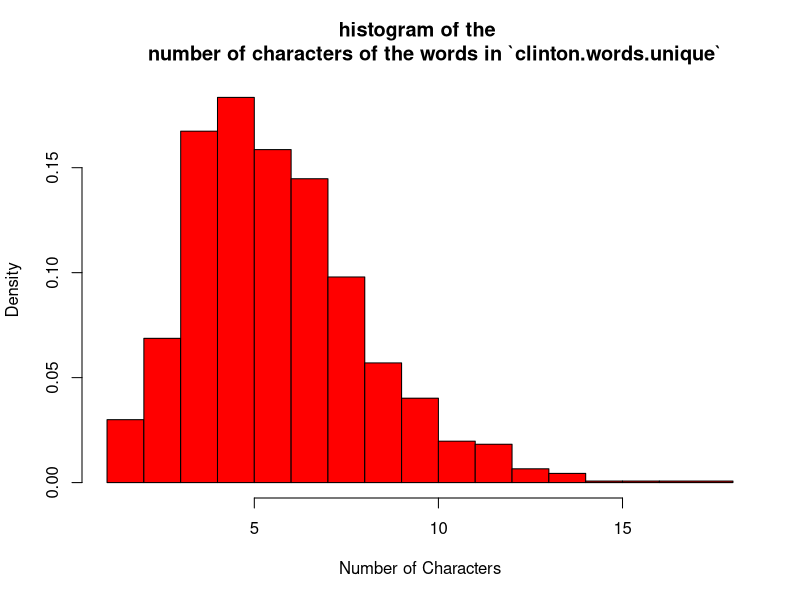
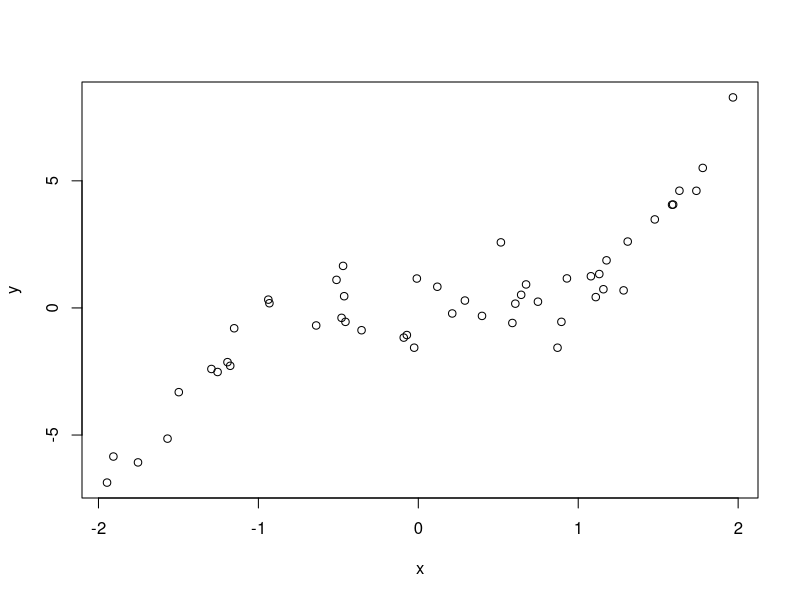
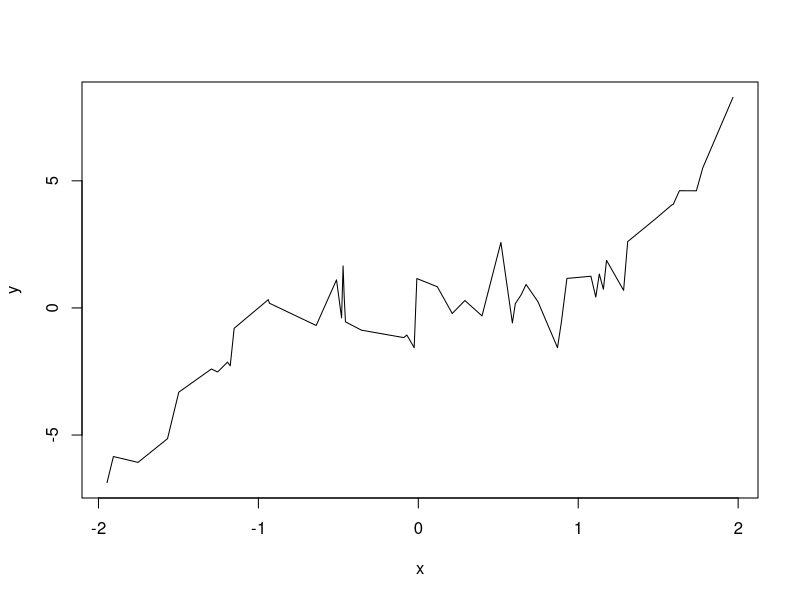
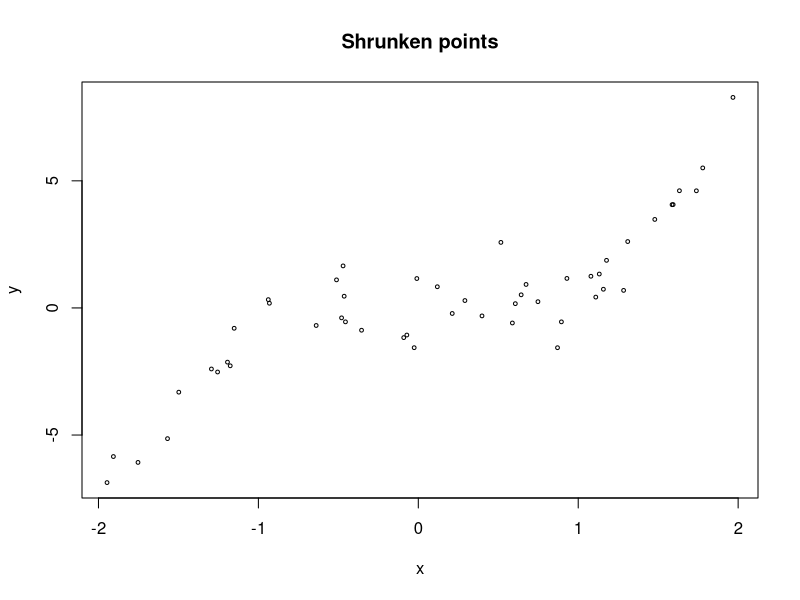
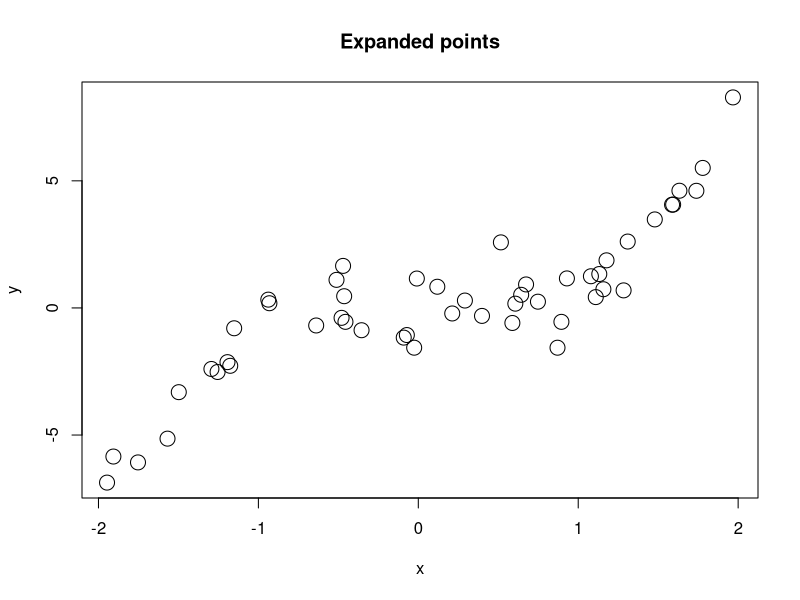
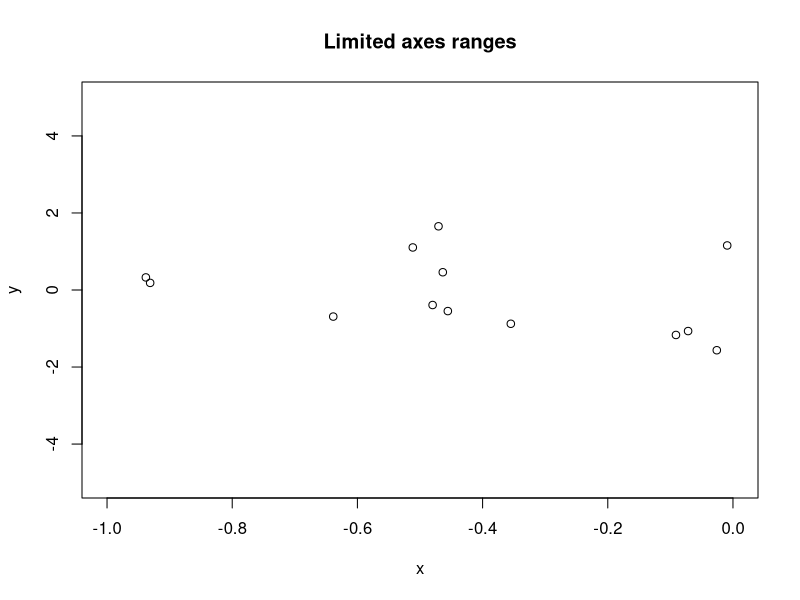
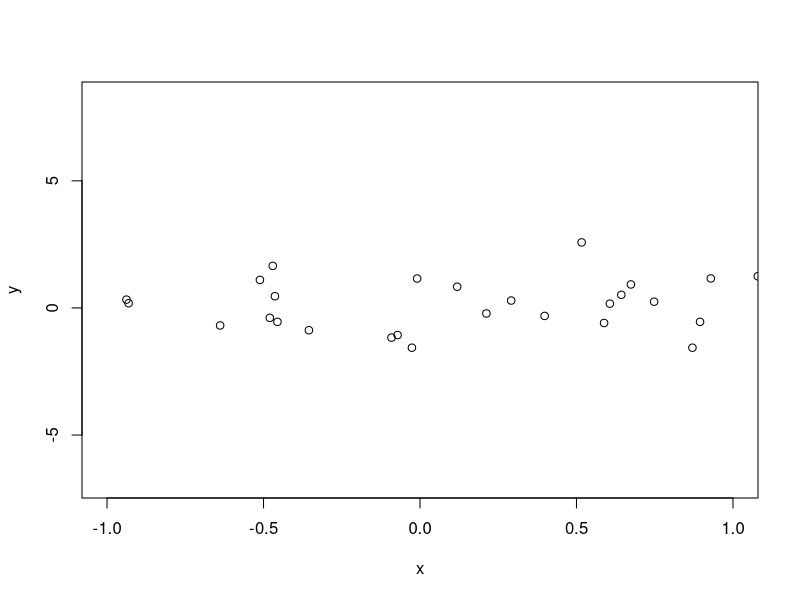
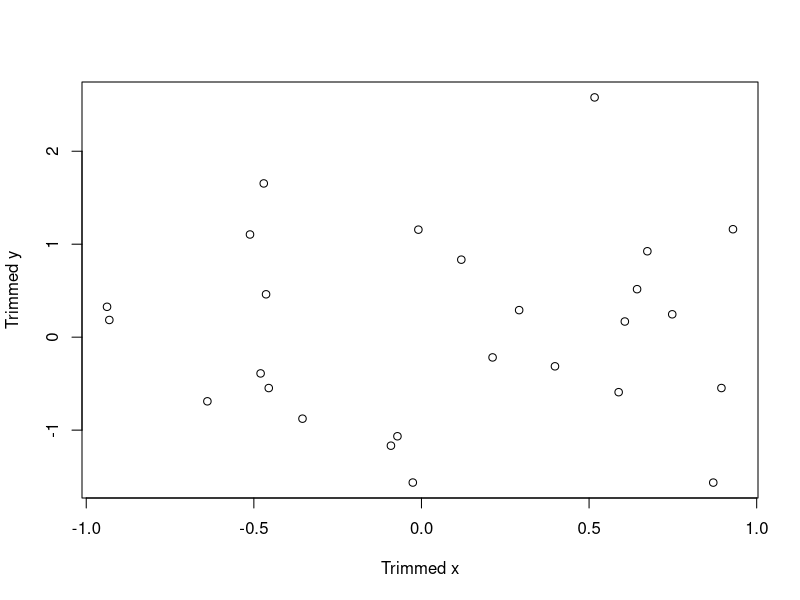

These figures' R source, in order:
## ---- chunk 1
knitr::opts_chunk$set(cache=TRUE, autodep=TRUE, cache.comments=FALSE)
## ---- chunk 2
state.df <- data.frame(state.x77,state.region,state.division)
state.df[1:3,]

tapply(state.df$Life.Exp,state.df$state.region,mean)

names(which.max(tapply(state.df$Life.Exp,state.df$state.region,max)))

tapply(state.df$Life.Exp,state.df$state.division,mean)

names(which.max(tapply(state.df$Life.Exp,state.df$state.division,max)))
## ---- chunk 3
state.by.region = split(state.df, f=state.region)
lapply(state.by.region, head, 2)
## ---- chunk 4
pop.density.median <- function(input.df) {
  pop.density <- input.df$Population/input.df$Area
  return(median(pop.density))
}
pop.density.median(state.df)
## ---- chunk 5
state.by.div <- split(state.df, f = state.division)
sort(sapply(state.by.div, pop.density.median), decreasing = TRUE)
## ---- chunk 6
sort(sapply(state.by.region, function(input.df) {
  literacy.rate <- 100 - input.df$Illiteracy
  return(median(literacy.rate))
}), decreasing = TRUE)
## ---- chunk 7
sort(100-tapply(state.df$Illiteracy, state.df$state.region, median), TRUE)
## ---- chunk 8
state.df = state.df[,c(-10,-9)]
ncol(state.df)

lapply(split(state.df, state.region), function(df) {
  mean = colMeans(df)
  sd = apply(df,2, sd)
  return(rbind(mean,sd))
})
## ---- chunk 9
my.name <- c("Vishal", "Vaidhyanathan")
nchar(my.name)
## ---- chunk 10
salut <- "Regards,\nVishal"
print(salut)
cat(salut)
## ---- chunk 11
nchar(salut)
## ---- chunk 12
print(paste("Regards,",my.name[1], sep = "\n"))
cat(paste("Regards,",my.name[1], sep = "\n"))
## ---- chunk 13
my.book <- paste(my.name[2],"s book", sep = "'")
my.book
## ---- chunk 14
toupper(my.book)
tolower(my.book)
## ---- chunk 15
presidents = c("Clinton", "Bush", "Reagan", "Carter", "Ford")
first.initial = substr(presidents,1,1)
print(first.initial)
`substr<-`(presidents,nchar(presidents)-2,nchar(presidents), "lin")
## ---- chunk 16
phrase = "Give me a break"
phrase = `substr<-`(phrase,1,4,"Provide")
print(phrase)
phrase = `substr<-`(phrase,nchar(phrase)-4,nchar(phrase),"kit")
print(phrase)
## ---- chunk 17
clinton.lines = readLines("clinton.txt")
## ---- chunk 18
#first 5 lines
print(clinton.lines[1:5])
#total number of lines
length(clinton.lines)
#no of characters in the longest line
max(nchar(clinton.lines))
#average no of characters per line
mean(nchar(clinton.lines))
#no of lines with 0 characters
sum(nchar(clinton.lines) == 0)
## ---- chunk 19
clinton.all <- paste(clinton.lines, collapse = " ")
nchar(clinton.all)
sum(nchar(clinton.lines))
nchar(clinton.all) - sum(nchar(clinton.lines))
## ---- chunk 20
clinton.words <- unlist(strsplit(clinton.all, split = " "))
clinton.words[1:50]
length(clinton.words)
clinton.words.unique <- unique(clinton.words)
length(clinton.words.unique)
## ---- chunk 21
clinton.all <- tolower(clinton.all)
clinton.words.clean <- unlist(strsplit(clinton.all, 
                              split="[[:space:]]|[[:punct:]]+[[:space:]]"))
clinton.words.clean <- clinton.words.clean[which(nchar(clinton.words.clean) != 0)]
clinton.words.clean <- ifelse(substr(clinton.words.clean,1,1) == '\"',substr(clinton.words.clean,2,nchar(clinton.words.clean)),clinton.words.clean)
clinton.words.clean[1:50]
## ---- chunk 22
clinton.words.unique <- unique(clinton.words.clean)
length(clinton.words.unique)

indices <- order(nchar(clinton.words.unique), decreasing = TRUE)[1:5]
indices
clinton.words.unique[indices]
## ---- chunk 23
hist(nchar(clinton.words.unique), breaks = unique(nchar(clinton.words.unique)), 
     col = "red", xlab = "Number of Characters", main = "histogram of the 
     number of characters of the words in `clinton.words.unique`")

mode <- function(data) {
   unique(data)[which.max(tabulate(match(data, unique(data))))]
}
mode(nchar(clinton.words.unique))

unique(nchar(clinton.words.unique))
## ---- chunk 24
n = 50
set.seed(0)
#sorting to fix the crossover of lines
x = sort(runif(n, min=-2, max=2))  # Fix this
y = x^3 + rnorm(n)
plot(x, y, type="p")
plot(x, y, type="l")
## ---- chunk 25
plot(x, y, type="p", cex = 0.5, main = "Shrunken points")
plot(x, y, type="p", cex = 2, main = "Expanded points")
## ---- chunk 26
plot(x, y, type="p", xlim = c(-1,0), ylim = c(-5,5), main = "Limited axes ranges")
## ---- chunk 27
plot(x,y,type = 'p',xlim = c(-1,1))

x.trimmed <- x[which(x > -1 & x < 1)]
y.trimmed <- y[which(x > -1 & x < 1)]
plot(x.trimmed, y.trimmed, xlab = "Trimmed x", ylab = "Trimmed y")
## ---- chunk 28
plot(1:18, 1:18, pch=1:18)
## ---- chunk 29
#1. Alternating just between empty and filled circle
plot(x, y, pch = c(1,16))
## ---- chunk 30
plot(x,y,pch = c(1,16), col = c("black","blue","black","red"))
## ---- chunk 31
x2 = sort(runif(n, min=-2, max=2))
y2 = x^2 + rnorm(n)
## ---- chunk 32
plot(x,y, main = "Overlaid y2 vs x2 on y vs x plot", xlab = "X", ylab = "Y")
points(x2,y2,pch = 16, col = "blue")
## ---- chunk 33
plot(x,y, main = "Overlaid y2 vs x2 on y vs x plot", xlab = "X", ylab = "Y")
points(x2,y2,pch = 16, col = "blue")
lines(x2,y2,col = "red", lwd = 2)
## ---- chunk 34
plot(x,y, main = "Overlaid y2 vs x2 on y vs x plot", xlab = "X", ylab = "Y")
points(x2,y2,pch = 16, col = "blue")
lines(x2,y2,col = "red", lwd = 2)
legend(1.2,-3,legend = c("Cubic", "Quadratic"), pch = c(1,16), 
       col = c("black","blue"))
